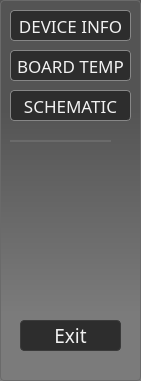
     <widget class="QFrame" name="menu">
      <property name="geometry">
       <rect>
        <x>0</x>
        <y>0</y>
        <width>141</width>
        <height>381</height>
       </rect>
      </property>
      <property name="sizePolicy">
       <sizepolicy hsizetype="Fixed" vsizetype="Preferred">
        <horstretch>0</horstretch>
        <verstretch>0</verstretch>
       </sizepolicy>
      </property>
      <property name="font">
       <font>
        <family>Exo 2</family>
        <pointsize>15</pointsize>
        <italic>true</italic>
       </font>
      </property>
      <property name="layoutDirection">
       <enum>Qt::LeftToRight</enum>
      </property>
      <property name="styleSheet">
       <string notr="true">background-color: qlineargradient(spread:pad, x1:1, y1:1, x2:1, y2:0, stop:0.176471 rgba(123, 123, 123, 255), stop:0.710784 rgba(84, 84, 84, 255));
border: 1px solid rgb(106, 106, 106);
border-radius: 4px;</string>
      </property>
      <property name="frameShape">
       <enum>QFrame::NoFrame</enum>
      </property>
      <property name="frameShadow">
       <enum>QFrame::Plain</enum>
      </property>
      <widget class="QPushButton" name="deviceInfo">
       <property name="geometry">
        <rect>
         <x>10</x>
         <y>10</y>
         <width>121</width>
         <height>31</height>
        </rect>
       </property>
       <property name="sizePolicy">
        <sizepolicy hsizetype="Minimum" vsizetype="Preferred">
         <horstretch>0</horstretch>
         <verstretch>0</verstretch>
        </sizepolicy>
       </property>
       <property name="maximumSize">
        <size>
         <width>300</width>
         <height>16777215</height>
        </size>
       </property>
       <property name="baseSize">
        <size>
         <width>300</width>
         <height>0</height>
        </size>
       </property>
       <property name="font">
        <font>
         <family>Rajdhani</family>
         <pointsize>13</pointsize>
         <weight>50</weight>
         <italic>false</italic>
         <bold>false</bold>
        </font>
       </property>
       <property name="styleSheet">
        <string notr="true">QPushButton { 
	background-color: rgb(45, 45, 45);
border: 1px solid rgb(135, 135, 135);
border-radius: 4px;

color: #f2f2f2;
width: 90%;
padding: 0;
}

QPushButton::hover {
	background-color: rgb(56, 57, 56);
color:  rgb(170, 255, 155);
border-color: rgb(170, 255, 155);
}
</string>
       </property>
       <property name="text">
        <string>DEVICE INFO</string>
       </property>
       <attribute name="buttonGroup">
        <string notr="true">deviceButtons</string>
       </attribute>
      </widget>
      <widget class="QPushButton" name="BoardTemp">
       <property name="geometry">
        <rect>
         <x>10</x>
         <y>50</y>
         <width>121</width>
         <height>31</height>
        </rect>
       </property>
       <property name="sizePolicy">
        <sizepolicy hsizetype="Minimum" vsizetype="Preferred">
         <horstretch>0</horstretch>
         <verstretch>0</verstretch>
        </sizepolicy>
       </property>
       <property name="maximumSize">
        <size>
         <width>300</width>
         <height>16777215</height>
        </size>
       </property>
       <property name="baseSize">
        <size>
         <width>300</width>
         <height>0</height>
        </size>
       </property>
       <property name="font">
        <font>
         <family>Rajdhani</family>
         <pointsize>13</pointsize>
         <weight>50</weight>
         <italic>false</italic>
         <bold>false</bold>
        </font>
       </property>
       <property name="styleSheet">
        <string notr="true">QPushButton { 
	background-color: rgb(45, 45, 45);
border: 1px solid rgb(135, 135, 135);
border-radius: 4px;

color: #f2f2f2;
width: 90%;
padding: 0;
}

QPushButton::hover {
	background-color: rgb(56, 57, 56);
color:  rgb(170, 255, 155);
border-color: rgb(170, 255, 155);
}
</string>
       </property>
       <property name="text">
        <string>BOARD TEMP</string>
       </property>
       <attribute name="buttonGroup">
        <string notr="true">deviceButtons</string>
       </attribute>
      </widget>
      <widget class="QPushButton" name="exit">
       <property name="geometry">
        <rect>
         <x>20</x>
         <y>320</y>
         <width>101</width>
         <height>31</height>
        </rect>
       </property>
       <property name="sizePolicy">
        <sizepolicy hsizetype="Minimum" vsizetype="Preferred">
         <horstretch>0</horstretch>
         <verstretch>0</verstretch>
        </sizepolicy>
       </property>
       <property name="maximumSize">
        <size>
         <width>300</width>
         <height>16777215</height>
        </size>
       </property>
       <property name="baseSize">
        <size>
         <width>300</width>
         <height>0</height>
        </size>
       </property>
       <property name="font">
        <font>
         <family>Rajdhani</family>
         <pointsize>14</pointsize>
        </font>
       </property>
       <property name="styleSheet">
        <string notr="true">QPushButton { 
	background-color: rgb(45, 45, 45);

border: 1px solid rgb(58, 58, 58);
border-radius: 4px;

color: #f2f2f2;
width: 90%;
padding: 0;
}

QPushButton::hover {
	background-color: rgb(56, 57, 56);
color: rgb(163, 236, 8);
}
</string>
       </property>
       <property name="text">
        <string>Exit</string>
       </property>
       <attribute name="buttonGroup">
        <string notr="true">deviceButtons</string>
       </attribute>
      </widget>
      <widget class="QPushButton" name="showSchem">
       <property name="geometry">
        <rect>
         <x>10</x>
         <y>90</y>
         <width>121</width>
         <height>31</height>
        </rect>
       </property>
       <property name="sizePolicy">
        <sizepolicy hsizetype="Minimum" vsizetype="Preferred">
         <horstretch>0</horstretch>
         <verstretch>0</verstretch>
        </sizepolicy>
       </property>
       <property name="maximumSize">
        <size>
         <width>300</width>
         <height>16777215</height>
        </size>
       </property>
       <property name="baseSize">
        <size>
         <width>300</width>
         <height>0</height>
        </size>
       </property>
       <property name="font">
        <font>
         <family>Rajdhani</family>
         <pointsize>13</pointsize>
         <weight>50</weight>
         <italic>false</italic>
         <bold>false</bold>
        </font>
       </property>
       <property name="styleSheet">
        <string notr="true">QPushButton { 
	background-color: rgb(45, 45, 45);
border: 1px solid rgb(135, 135, 135);
border-radius: 4px;

color: #f2f2f2;
width: 90%;
padding: 0;
}

QPushButton::hover {
	background-color: rgb(56, 57, 56);
color:  rgb(170, 255, 155);
border-color: rgb(170, 255, 155);
}
</string>
       </property>
       <property name="text">
        <string>SCHEMATIC</string>
       </property>
      </widget>
      <widget class="Line" name="line">
       <property name="geometry">
        <rect>
         <x>10</x>
         <y>140</y>
         <width>101</width>
         <height>2</height>
        </rect>
       </property>
       <property name="maximumSize">
        <size>
         <width>16777215</width>
         <height>2</height>
        </size>
       </property>
       <property name="styleSheet">
        <string notr="true">background-color: rgb(134, 134, 134);</string>
       </property>
       <property name="lineWidth">
        <number>4</number>
       </property>
       <property name="midLineWidth">
        <number>4</number>
       </property>
       <property name="orientation">
        <enum>Qt::Horizontal</enum>
       </property>
      </widget>
     </widget>
